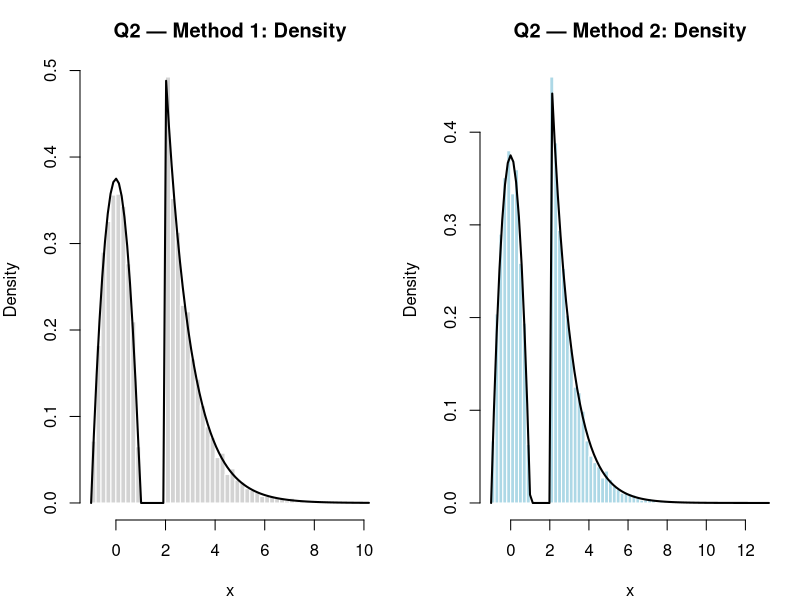
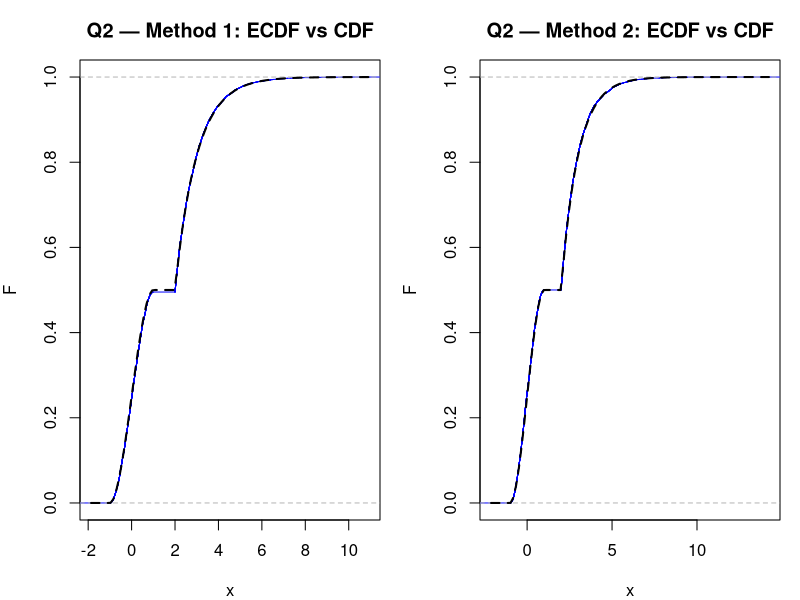

Write R code to recreate these figures, in order.
## ---------- Q2: piecewise; two methods with explicit counts ----------
set.seed(42)
n <- 10000

a  <- 3/8
w1 <- 0.5; w2 <- 0.5

F_q2 <- function(x){
  res <- numeric(length(x))
  F1  <- function(xx) (3/8)*(xx - xx^3/3 + 2/3)
  res[x < -1] <- 0
  res[x >= -1 & x <= 1] <- F1(x[x >= -1 & x <= 1])
  res[x > 1 & x < 2] <- 0.5
  res[x >= 2] <- 1 - 0.5*exp(-(x[x >= 2]-2))
  res
}
f_q2 <- function(x){
  y <- numeric(length(x))
  y[x >= -1 & x <= 1] <- a*(1 - x[x >= -1 & x <= 1]^2)
  y[x >= 2] <- 0.5*exp(-(x[x >= 2]-2))
  y
}

## Global inverse via piecewise root/closed form
Finv_q2 <- function(u){
  out <- numeric(length(u))
  m1  <- (u < 0.5)
  if (any(m1)) {
    uu <- u[m1]
    out[m1] <- sapply(uu, function(s) {
      uniroot(function(x) (3/8)*(x - x^3/3 + 2/3) - s, c(-1,1), tol=1e-10)$root
    })
  }
  if (any(!m1)) {
    uu <- u[!m1]
    out[!m1] <- 2 - log(2*(1-uu))
  }
  out
}

## Theoretical moments (numerical)
EX  <- integrate(function(t) t*f_q2(t),  -1, 1)$value +
       integrate(function(t) t*f_q2(t),   2, Inf)$value
EX2 <- integrate(function(t) t^2*f_q2(t), -1, 1)$value +
       integrate(function(t) t^2*f_q2(t),  2, Inf)$value
mu_th  <- EX
var_th <- EX2 - EX^2

## ---------------- Method 1: counts -> U in segment intervals -> Finv ----------------
t1 <- system.time({
  N1 <- rbinom(1, n, w1); N2 <- n - N1
  U  <- numeric(n)
  if (N1 > 0) U[1:N1]     <- runif(N1, 0, 0.5)  # global CDF interval for [-1,1]
  if (N2 > 0) U[(N1+1):n] <- runif(N2, 0.5, 1)  # global CDF interval for [2,∞)
  x1 <- Finv_q2(U)
  m1 <- mean(x1); v1e <- var(x1)
})
cat(sprintf("Q2-Method1 counts: N1=%d, N2=%d\n", N1, N2))

## ---------------- Method 2: global U -> explicit counts -> Finv ---------------------
t2 <- system.time({
  U2   <- runif(n)
  idx1 <- (U2 < 0.5); idx2 <- !idx1
  N1b  <- sum(idx1); N2b <- sum(idx2)
  x2   <- numeric(n)
  x2[idx1] <- Finv_q2(U2[idx1])
  x2[idx2] <- Finv_q2(U2[idx2])
  m2 <- mean(x2); v2e <- var(x2)
})
cat(sprintf("Q2-Method2 counts: N1=%d, N2=%d\n\n", N1b, N2b))

## ---------------- Print & plots ----------------
cat("=== Q2: Theoretical vs Empirical ===\n")
cat(sprintf("Theory : mean=%.6f  var=%.6f\n", mu_th, var_th))
cat(sprintf("Method1(counts->Useg->Finv): mean=%.6f  var=%.6f | time=%.3fs\n", m1, v1e, t1["elapsed"]))
cat(sprintf("Method2(U->counts->Finv)  : mean=%.6f  var=%.6f | time=%.3fs\n\n", m2, v2e, t2["elapsed"]))
cat(sprintf("RelErr-1: mean=%.3f%% var=%.3f%%\n", 100*abs(m1-mu_th)/mu_th, 100*abs(v1e-var_th)/var_th))
cat(sprintf("RelErr-2: mean=%.3f%% var=%.3f%%\n\n", 100*abs(m2-mu_th)/mu_th, 100*abs(v2e-var_th)/var_th))

png("q2_density_compare.png", 1600, 800, res=150)
par(mfrow=c(1,2), mar=c(4,4,3,1))
hist(x1, breaks="FD", freq=FALSE, col="lightgray", border="white",
     main="Q2 — Method 1: Density", xlab="x"); curve(f_q2(x), add=TRUE, lwd=2)
hist(x2, breaks="FD", freq=FALSE, col="lightblue", border="white",
     main="Q2 — Method 2: Density", xlab="x"); curve(f_q2(x), add=TRUE, lwd=2)
dev.off()

png("q2_cdf_compare.png", 1600, 800, res=150)
par(mfrow=c(1,2), mar=c(4,4,3,1))
plot(ecdf(x1), main="Q2 — Method 1: ECDF vs CDF", xlab="x", ylab="F", col="blue")
curve(F_q2(x), add=TRUE, lwd=2, lty=2)
plot(ecdf(x2), main="Q2 — Method 2: ECDF vs CDF", xlab="x", ylab="F", col="blue")
curve(F_q2(x), add=TRUE, lwd=2, lty=2)
dev.off()
